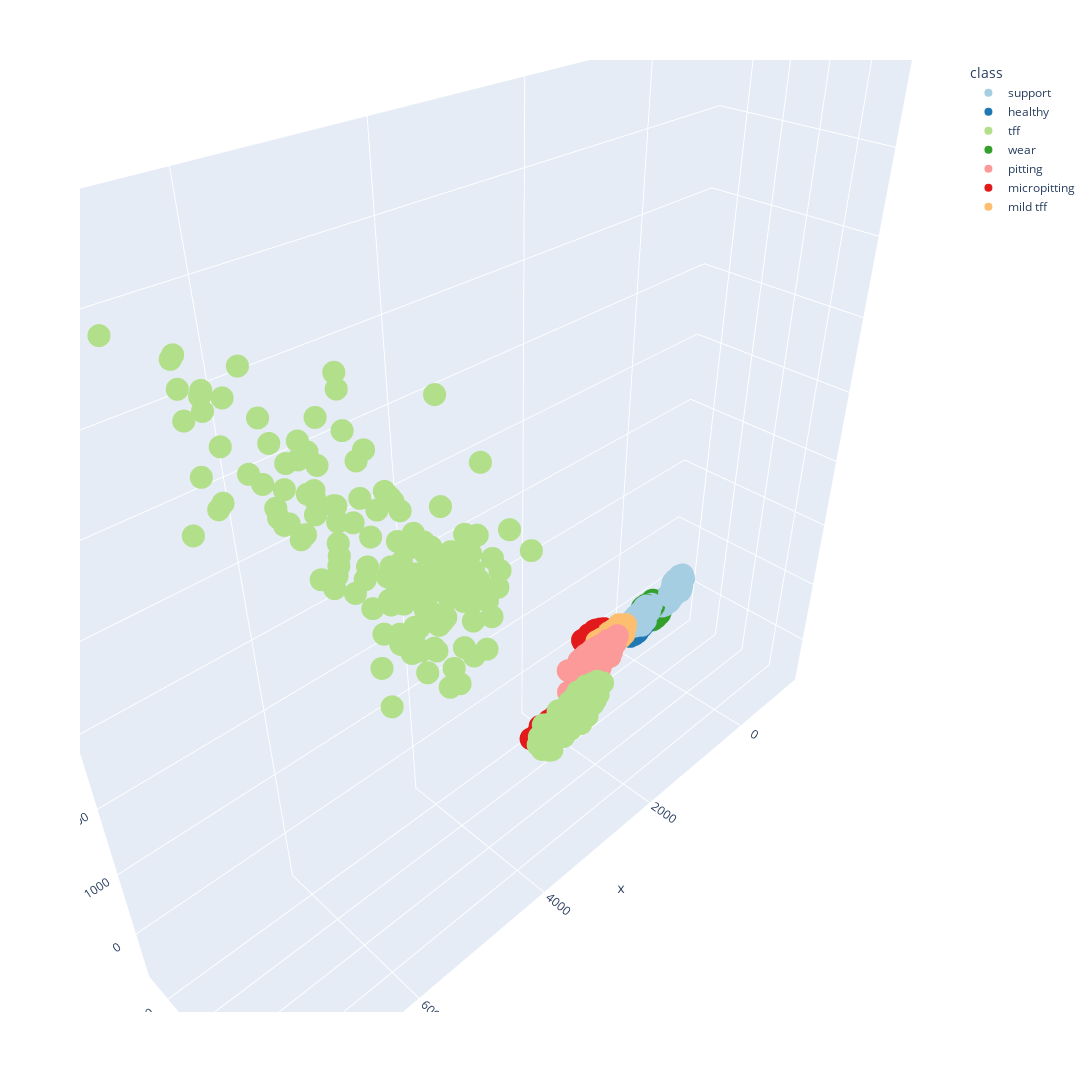

The notebook cell saved with this chart:
### Code cell
pca = PCA(n_components=3)
pca.fit(support_group[:50])

pca_embeddings = pca.transform(
    np.concatenate(
        [
            support_group,
            query_group_6,
            query_group,
            query_group_2,
            query_group_3,
            query_group_4,
            query_group_5,
        ]
    )
)

pca_embeddings = pd.DataFrame(pca_embeddings, columns=["x", "y", "z"])
pca_embeddings["class"] = np.concatenate(
    [
        len(support_group) * ["support"],
        len(query_group_6) * ["healthy"],
        len(query_group) * ["tff"],
        len(query_group_2) * ["wear"],
        len(query_group_3) * ["pitting"],
        len(query_group_4) * ["micropitting"],
        len(query_group_5) * ["mild tff"],
    ]
)


fig = px.scatter_3d(
    pca_embeddings,
    x="x",
    y="y",
    z="z",
    color="class",
    width=1200,
    height=1200,
    color_discrete_sequence=sns.color_palette("Paired").as_hex(),
)
fig.show()

### Figure 1 — Plotly figure (JSON) as saved in the notebook; plotly's stock layout.template omitted (floating-point values rounded to 4 significant figures; data arrays with more than 128 entries replaced by an {"elided": "..."} marker saying what was removed)
{"data": [{"hovertemplate": "class=support<br>x=%{x}<br>y=%{y}<br>z=%{z}<extra></extra>", "legendgroup": "support", "marker": {"color": "#a6cee3", "symbol": "circle"}, "mode": "markers", "name": "support", "scene": "scene", "showlegend": true, "type": "scatter3d", "x": {"elided": "341 float values"}, "y": {"elided": "341 float values"}, "z": {"elided": "341 float values"}}, {"hovertemplate": "class=healthy<br>x=%{x}<br>y=%{y}<br>z=%{z}<extra></extra>", "legendgroup": "healthy", "marker": {"color": "#1f78b4", "symbol": "circle"}, "mode": "markers", "name": "healthy", "scene": "scene", "showlegend": true, "type": "scatter3d", "x": [-45.16, -44.47, -93.84, -73.34, -38.58, 21.0, -71.51, -6.961, 52.4, -56.98, -48.1, 25.64, -120.2, -18.88, 15.08, -52.91, -35.02, 51.18, -16.56, -25.33, 39.09, 24.57, -21.3, 87.63, 27.05, -23.87, 23.83, 64.03, -28.63, 50.51, -7.704, 107.6, -0.7879, 148.0, -8.375, -4.812, 58.87, 83.26, -35.66, 37.16, 28.39, 34.11, 81.61, 113.7, 91.6, 60.14, 199.4, 71.27, -40.83, 104.9, 130.7, -2.206, 22.3, 123.8, 27.98, 96.36, 80.3, 29.78, 35.3, 44.3, 57.43, 1.277, 57.47, 85.55, 17.52, 19.51, 67.89, 87.95, 49.96, 85.1, 46.84, -29.06, 116.3, 109.9, 86.45, 58.98, 116.3, 52.1, 117.7, 68.43, -37.87, 101.2, 148.5, -7.532, 44.23, -148.4], "y": [-30.04, 23.63, -55.52, -25.52, -7.59, -28.76, -30.52, -24.15, 24.98, -20.82, -26.61, 17.31, -11.67, -34.38, 11.69, -18.48, -12.35, 16.91, 9.64, -10.86, -7.734, 27.54, 9.937, -4.855, 36.19, -16.28, 0.5944, 53.64, -14.07, -5.808, 6.771, -3.949, -12.75, 21.48, 4.509, -16.93, -39.52, 28.26, -20.6, -23.61, 34.45, -10.19, -33.75, 1.642, -10.79, 12.73, 36.25, 21.22, 0.6314, 0.7259, 24.16, -51.14, -3.68, 49.0, -26.33, -24.29, 52.72, -2.07, -23.14, 42.54, 10.96, 20.73, 19.72, 34.26, 13.99, -39.51, 57.61, -14.39, 17.84, 41.55, -2.941, -3.539, -3.093, -6.505, -2.3, 29.15, 6.627, -11.52, -9.675, 38.76, -21.33, -32.96, 32.52, -11.05, -29.17, 3.665], "z": [-183.0, -131.5, -216.9, -151.8, -185.7, -198.9, -188.7, -210.2, -168.4, -166.4, -185.0, -158.1, -191.8, -197.3, -182.8, -207.7, -154.5, -156.8, -179.3, -126.5, -192.1, -189.6, -147.2, -170.0, -153.8, -190.0, -177.5, -116.4, -197.7, -159.8, -157.1, -213.6, -169.6, -156.6, -166.9, -178.3, -175.2, -170.3, -183.0, -187.2, -122.2, -193.0, -172.4, -144.2, -200.5, -144.0, -157.4, -170.7, -163.6, -188.0, -159.3, -182.0, -176.0, -160.3, -174.4, -155.4, -136.8, -151.2, -152.4, -163.2, -165.7, -184.3, -157.8, -131.1, -152.9, -181.3, -125.3, -169.6, -166.1, -143.6, -176.4, -132.3, -177.3, -180.3, -185.4, -161.4, -143.5, -180.1, -151.0, -137.5, -167.6, -170.6, -124.6, -195.0, -171.5, -146.9]}, {"hovertemplate": "class=tff<br>x=%{x}<br>y=%{y}<br>z=%{z}<extra></extra>", "legendgroup": "tff", "marker": {"color": "#b2df8a", "symbol": "circle"}, "mode": "markers", "name": "tff", "scene": "scene", "showlegend": true, "type": "scatter3d", "x": {"elided": "309 float values"}, "y": {"elided": "309 float values"}, "z": {"elided": "309 float values"}}, {"hovertemplate": "class=wear<br>x=%{x}<br>y=%{y}<br>z=%{z}<extra></extra>", "legendgroup": "wear", "marker": {"color": "#33a02c", "symbol": "circle"}, "mode": "markers", "name": "wear", "scene": "scene", "showlegend": true, "type": "scatter3d", "x": {"elided": "309 float values"}, "y": {"elided": "309 float values"}, "z": {"elided": "309 float values"}}, {"hovertemplate": "class=pitting<br>x=%{x}<br>y=%{y}<br>z=%{z}<extra></extra>", "legendgroup": "pitting", "marker": {"color": "#fb9a99", "symbol": "circle"}, "mode": "markers", "name": "pitting", "scene": "scene", "showlegend": true, "type": "scatter3d", "x": {"elided": "314 float values"}, "y": {"elided": "314 float values"}, "z": {"elided": "314 float values"}}, {"hovertemplate": "class=micropitting<br>x=%{x}<br>y=%{y}<br>z=%{z}<extra></extra>", "legendgroup": "micropitting", "marker": {"color": "#e31a1c", "symbol": "circle"}, "mode": "markers", "name": "micropitting", "scene": "scene", "showlegend": true, "type": "scatter3d", "x": {"elided": "303 float values"}, "y": {"elided": "303 float values"}, "z": {"elided": "303 float values"}}, {"hovertemplate": "class=mild tff<br>x=%{x}<br>y=%{y}<br>z=%{z}<extra></extra>", "legendgroup": "mild tff", "marker": {"color": "#fdbf6f", "symbol": "circle"}, "mode": "markers", "name": "mild tff", "scene": "scene", "showlegend": true, "type": "scatter3d", "x": {"elided": "308 float values"}, "y": {"elided": "308 float values"}, "z": {"elided": "308 float values"}}], "layout": {"height": 1200, "legend": {"title": {"text": "class"}, "tracegroupgap": 0}, "margin": {"t": 60}, "scene": {"domain": {"x": [0, 1], "y": [0, 1]}, "xaxis": {"title": {"text": "x"}}, "yaxis": {"title": {"text": "y"}}, "zaxis": {"title": {"text": "z"}}}, "width": 1200}}
